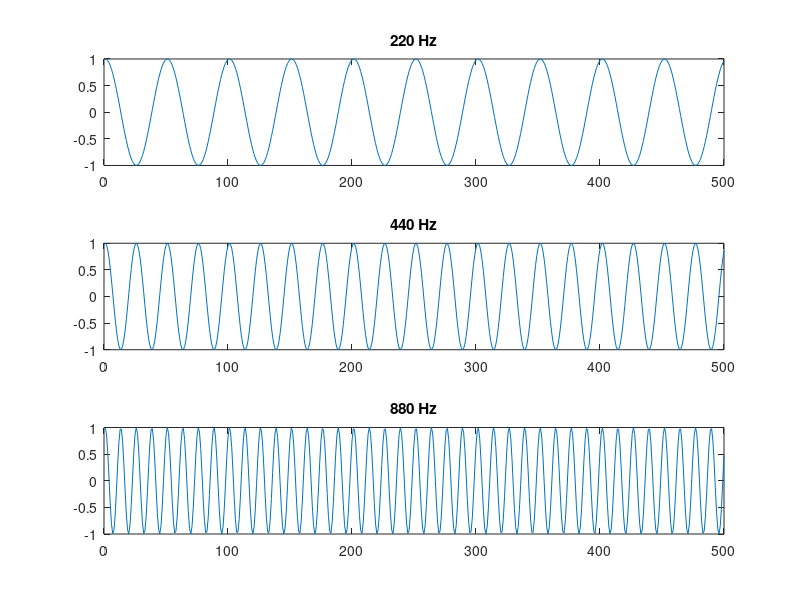

The MATLAB script that drew this image:
amp = 1;
F_s = 11025;
F_w1 = 220;
F_w2 = 440;
F_w3 = 880;

nsec = 2;
dur = nsec*F_s;

n = 0:dur;

y1 = amp*cos(2*pi*n*F_w1/F_s);
y2 = amp*cos(2*pi*n*F_w2/F_s);
y3 = amp*cos(2*pi*n*F_w3/F_s);

figure(14)
subplot(3,1,1)
plot(y1(1:500))
title('220 Hz')
subplot(3,1,2)
plot(y2(1:500))
title('440 Hz')
subplot(3,1,3)
plot(y3(1:500))
title('880 Hz')